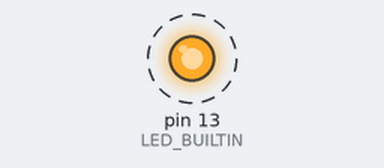
Bench run of a sketch on a simulated Arduino Uno, built with avr-gcc and run on an emulated ATmega328P. Parts: output pins drawn as LEDs (lit = HIGH). Dashed ring = blinking. What the sketch prints to the serial monitor is not drawn.

Above: at 0.2 s.
Timing chart, 0 to 3.0 s (numbered marks = the images above):
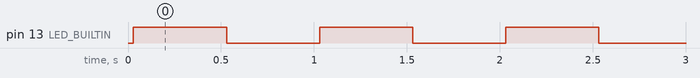

The sketch:

debug.ino
```cpp
#define DEBUG

#ifdef DEBUG
  #define DEBUG_PRINT(x) \
  Serial.print(millis()); \
  Serial.print(": "); \
  Serial.print(__PRETTY_FUNCTION__); \
  Serial.print(" in "); \
  Serial.print(__FILE__); \
  Serial.print(":"); \
  Serial.print(__LINE__); \
  Serial.print(" "); \
  Serial.println(x);
#else
  #define DEBUG_PRINT(x)
#endif

void setup() {
  pinMode(LED_BUILTIN, OUTPUT);
  #ifdef DEBUG
  Serial.begin(9600);
  #endif
  DEBUG_PRINT("Start blinking");
}

void loop() {
  DEBUG_PRINT("HIGH");
  digitalWrite(LED_BUILTIN, HIGH);
  delay(500);

  DEBUG_PRINT("LOW");
  digitalWrite(LED_BUILTIN, LOW);
  delay(500);
}
```

Measured:
- by itself, pin 13 (LED_BUILTIN): alternates HIGH for 0.50 s and LOW for 0.50 s
